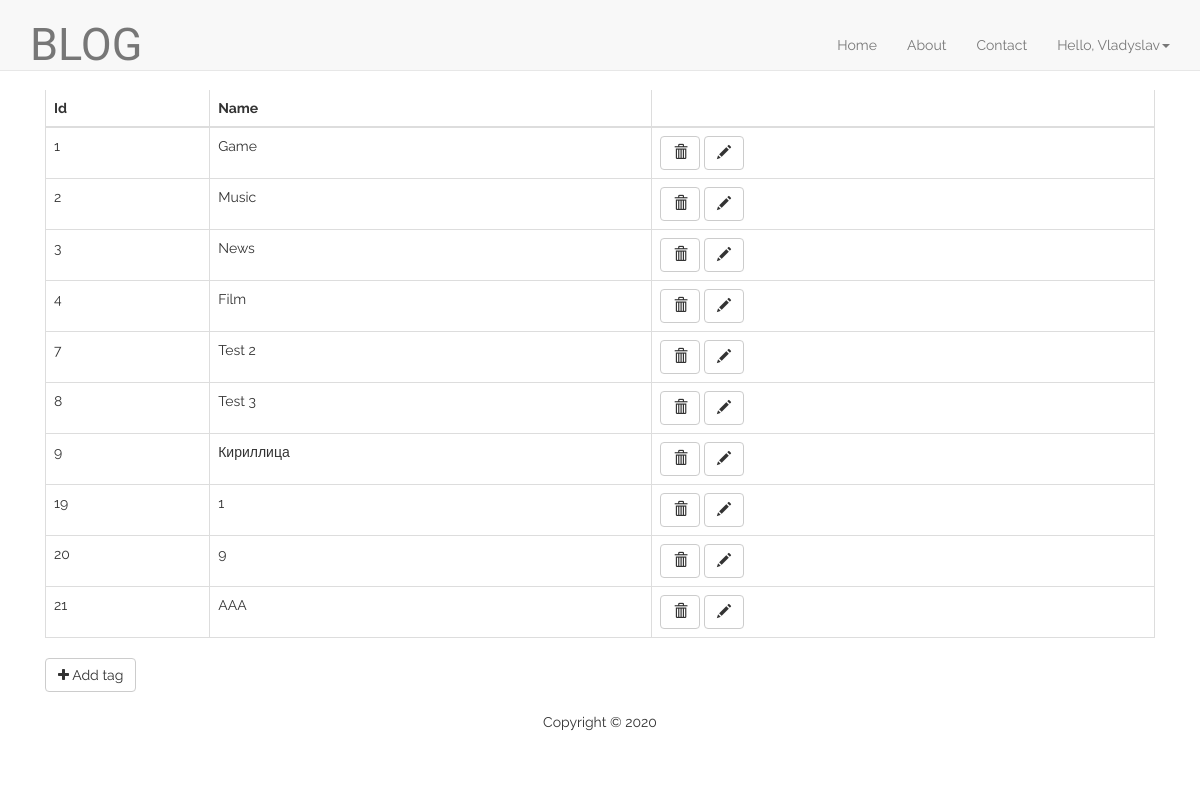
The page /tags/ (signed in) on the database its author committed.
### blog/models.py (models this page shows, shortened)
class Tag(models.Model):
    name = models.CharField(max_length=64, unique=True)

### blog/views/tag.py (the view)
# urls.py: url(r'^tags/$', tag.TagView.as_view(), name='tags'),
class TagView(BaseView, CreateView):
    def post(self, request, *args, **kwargs):
        form = TagForm(request.POST)
        if not form.is_valid():
            self.form_error = True
            return super(TagView, self).get(request, *args, **kwargs)
        return super(TagView, self).post(request, *args, **kwargs)

### blog/permission.py (called while the page is built)
    def has_permissions(self):
        return self.request.user.is_superuser

    def dispatch(self, request, *args, **kwargs):
        if not self.has_permissions():
            raise PermissionDenied
        return super(AdminPermissionMixin, self).dispatch(request, *args, **kwargs)

### blog/templatetags/add_class_tag.py (called while the page is built)
@register.filter(name='addclass')
def addclass(field, class_attr):
    return field.as_widget(attrs={'class': class_attr})

### blog/views/tag.py (called while the page is built)
    def get_context_data(self, **kwargs):
        context = super(BaseView, self).get_context_data(**kwargs)
        context['tags'] = Tag.objects.all()
        context['form'] = TagForm
        context['form_error'] = self.form_error
        return context

### blog/templates/blog/tags.html (shortened to what this page needs)
{% extends "blog/base.html" %}
{% load add_class_tag %}
{% block content %}
<div class="col-md-12">
    <table class="table table-bordered">
        <thead>
        <tr>
            <th>Id</th>
            <th>Name</th>
            {% if user.is_authenticated %}
            <th></th>
            {% endif %}
        </tr>
        </thead>
        <tbody>
        {% for tag in tags %}
        <tr>
            <td>{{ tag.id }}</td>
            <td>{{ tag.name }}</td>
            {% if user.is_authenticated %}
            <td>
                <a class="btn btn-default" href="{% url 'remove_tag' pk=tag.pk %}"
                   onclick="return confirm('Are you sure?');">
                    <i class="glyphicon glyphicon-trash"></i>
                </a>
                <a class="btn btn-default" data-toggle="modal" data-target="#editTag{{tag.pk}}">
                    <i class="glyphicon glyphicon-pencil"></i>
                </a>
            </td>
            {% endif %}
        </tr>
        {% endfor %}
        </tbody>
    </table>
    <a class="btn btn-default" data-toggle="modal" data-target="#addTag"><i class="fa fa-plus"></i> Add tag</a>
    <br/><br/>
</div>
{% endblock %}

### blog/templates/blog/base.html (shortened to what this page needs)
{% load staticfiles %}
<!DOCTYPE html>
<html lang="en">
<head>
    <link rel="stylesheet" href="{% static 'css/bootstrap.min.css' %}">
    <link rel="stylesheet" href="{% static 'css/bootstrap-tagsinput.css' %}">
    <link href="//netdna.bootstrapcdn.com/font-awesome/4.0.3/css/font-awesome.min.css" rel="stylesheet">
    <link rel="stylesheet" href="{% static 'css/blog-home.css' %}">
</head>
<body>
    <nav class="navbar navbar navbar-fixed-top navbar-default" role="navigation"><br/>
        <div class="container">
            <div class="navbar-header">
                <a class="navbar-brand logo-heading" href="/">BLOG</a>
            </div>
            <div class="collapse navbar-collapse" id="bs-example-navbar-collapse-1">
                <ul class="nav navbar-nav navbar-right">
                    <li>
                        <a href="/">Home</a>
                    </li>
                    <li>
                        <a href="{% url 'about' %}">About</a>
                    </li>
                    <li>
                        <a href="{% url 'contact' %}">Contact</a>
                    </li>
                    {% if user.is_authenticated %}
                        <li class="dropdown">
                        <a href="#" class="dropdown-toggle" data-toggle="dropdown" role="button" aria-haspopup="true" aria-expanded="false">Hello, {{ user.username }}<span class="caret"></span></a>
                        </li>
                    {% else %}
                    <li>
                        <a href="{% url 'login' %}" class="top-menu"><span class="glyphicon glyphicon-lock"></span></a>
                    </li>
                    {% endif %}
                </ul>
            </div>
        </div>
    </nav>
    <br/>
    <div class="container">
        {% block content %}
        {% endblock %}
        <footer>
            <div class="row">
                <div class="col-lg-12">
                    <p align="center">Copyright &copy; {% now 'Y' %}</p>
                </div>
            </div>
        </footer>
    </div>
</body>
</html>

### blog/static/css/blog-home.css (style rules this page uses)
body { padding-top: 70px; font-family: 'Raleway', sans-serif; }
footer { margin: 50px 0; }
.logo-heading { font-family: 'Boogaloo', cursive; font-size: 45px; }
.table { padding: 10px 18px; border-bottom: 0px solid #111; font-style: underline; border-top: #fff; border-bottom: #fff; }

### rows shown on the page
Tag: id "1", name "Game"
Tag: id "2", name "Music"
Tag: id "3", name "News"
Tag: id "4", name "Film"
Tag: id "7", name "Test 2"
Tag: id "8", name "Test 3"
Tag: id "9", name "Кириллица"
Tag: id "19", name "1"
Tag: id "20", name "9"
Tag: id "21", name "AAA"

### other values the page prints
{{ user.username }} "Vladyslav"
